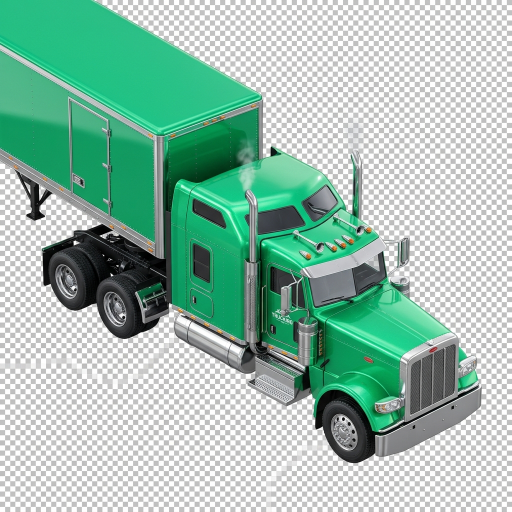
#> input picture assets/images/markers/truck_green.png, 1024 x 1024 px, found by its file name (shown at 1/2 size); its folder holds only this picture in this run
$ python process_images.py
#> lines starting #> are read from the running program, lines starting #| are printed output that depends on the picture
import os
from PIL import Image, ImageDraw

folder = r"d:\gestionCamion\fleetguard\assets\images\markers"

for filename in os.listdir(folder):
    if not (filename.startswith("truck_") and filename.endswith(".png") and not "_fixed" in filename):
        continue

    filepath = os.path.join(folder, filename)
    print("Processing", filename)
    try:
        img = Image.open(filepath).convert("RGBA")

        # 1. Resize down to 256x256
        img.thumbnail((256, 256), Image.Resampling.LANCZOS)
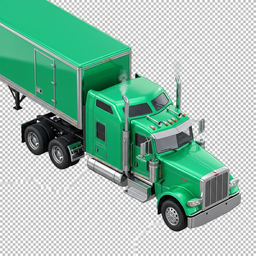
#> img: PIL image 256x256 RGBA; mean R, G, B, A 152.3, 188.5, 173.5, 255

        # 2. Convert to RGBA pixel data
        pixels = img.load()
        width, height = img.size
#> width = 256; height = 256

        # 3. Simple greedy algorithm: The fake checkerboard pixels are roughly (R~G~B > 195).
        # We will iterate and set matching pixels to transparent.
        # To avoid erasing the white of the truck cabin too much, we look strictly at the
        # specific grays and whites.

        for y in range(height):
            for x in range(width):
                r, g, b, a = pixels[x, y]
                # Light checkerboard
                if r > 190 and r < 210 and g > 190 and g < 210 and b > 190 and b < 210:
                    pixels[x, y] = (0, 0, 0, 0)
                # White checkerboard
                elif r > 240 and g > 240 and b > 240:
                    pixels[x, y] = (0, 0, 0, 0)

        # 4. Save
        new_filename = filename.replace(".png", "_fixed.png")
        img.save(os.path.join(folder, new_filename), "PNG")
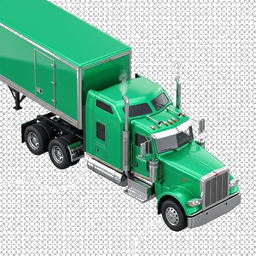
#> saved as truck_green_fixed.png: PIL image 256x256 RGBA; mean R, G, B, A 91.8, 127.9, 112.9, 188; transparent parts drawn white
        print("Saved", new_filename)
    except Exception as e:
        print("Error on", filename, e)

$ run again, on assets/images/markers/truck_orange.png
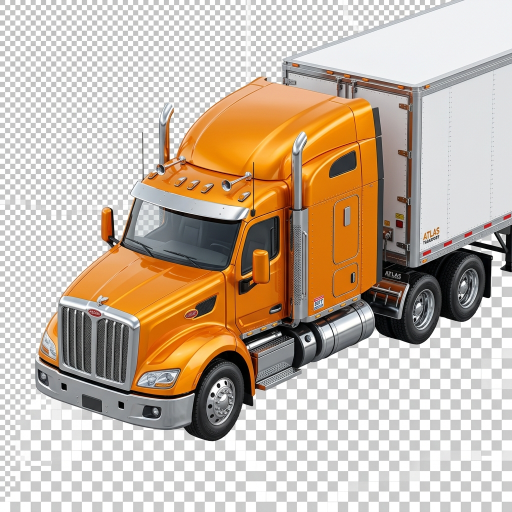
#> input picture assets/images/markers/truck_orange.png, 1024 x 1024 px, found by its file name (shown at 1/2 size)
#> `img.thumbnail((256, 256), Image.Resampling.LANCZOS)`:
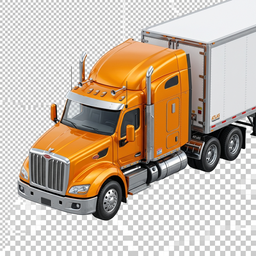
#> img: PIL image 256x256 RGBA; mean R, G, B, A 198.3, 182.1, 165.4, 255
#> `img.save(os.path.join(folder, new_filename), "PNG")`:
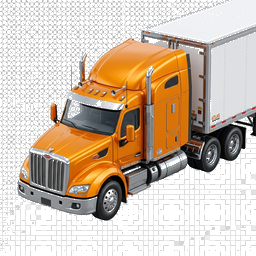
#> saved as truck_orange_fixed.png: PIL image 256x256 RGBA; mean R, G, B, A 124.5, 108.2, 91.6, 172.9; transparent parts drawn white

$ run again, on assets/images/markers/truck_purple.png
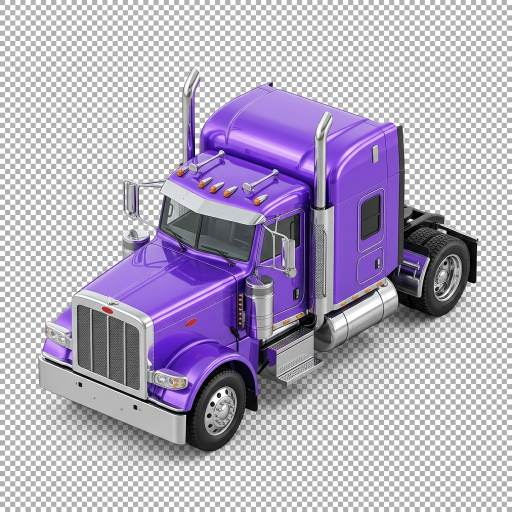
#> input picture assets/images/markers/truck_purple.png, 1024 x 1024 px, found by its file name (shown at 1/2 size)
#> `img.thumbnail((256, 256), Image.Resampling.LANCZOS)`:
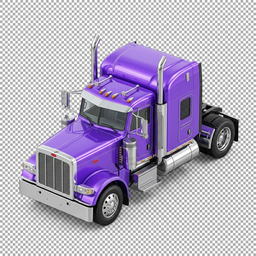
#> img: PIL image 256x256 RGBA; mean R, G, B, A 179.8, 172.1, 191.5, 255
#> `img.save(os.path.join(folder, new_filename), "PNG")`:
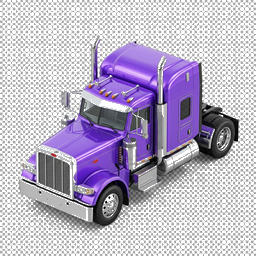
#> saved as truck_purple_fixed.png: PIL image 256x256 RGBA; mean R, G, B, A 118.8, 111.1, 130.4, 187.1; transparent parts drawn white

$ run again, on assets/images/markers/truck_red.png
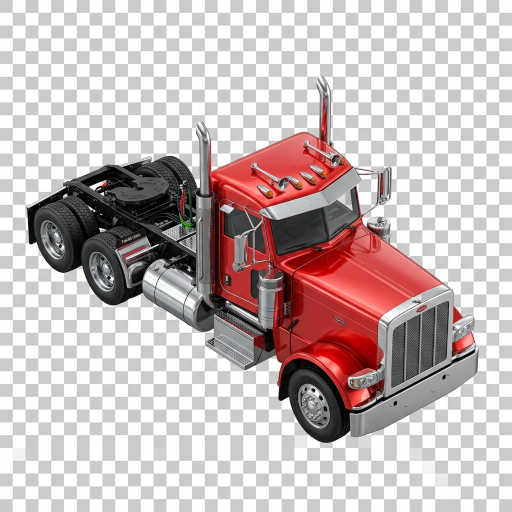
#> input picture assets/images/markers/truck_red.png, 1024 x 1024 px, found by its file name (shown at 1/2 size)
#> `img.thumbnail((256, 256), Image.Resampling.LANCZOS)`:
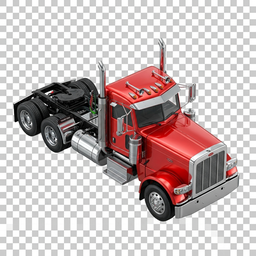
#> img: PIL image 256x256 RGBA; mean R, G, B, A 197.7, 184.6, 184.3, 255
#> `img.save(os.path.join(folder, new_filename), "PNG")`:
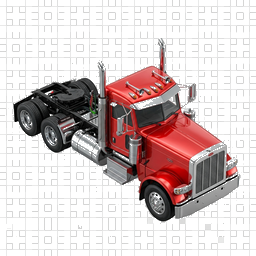
#> saved as truck_red_fixed.png: PIL image 256x256 RGBA; mean R, G, B, A 66.3, 53.2, 53, 108.4; transparent parts drawn white
